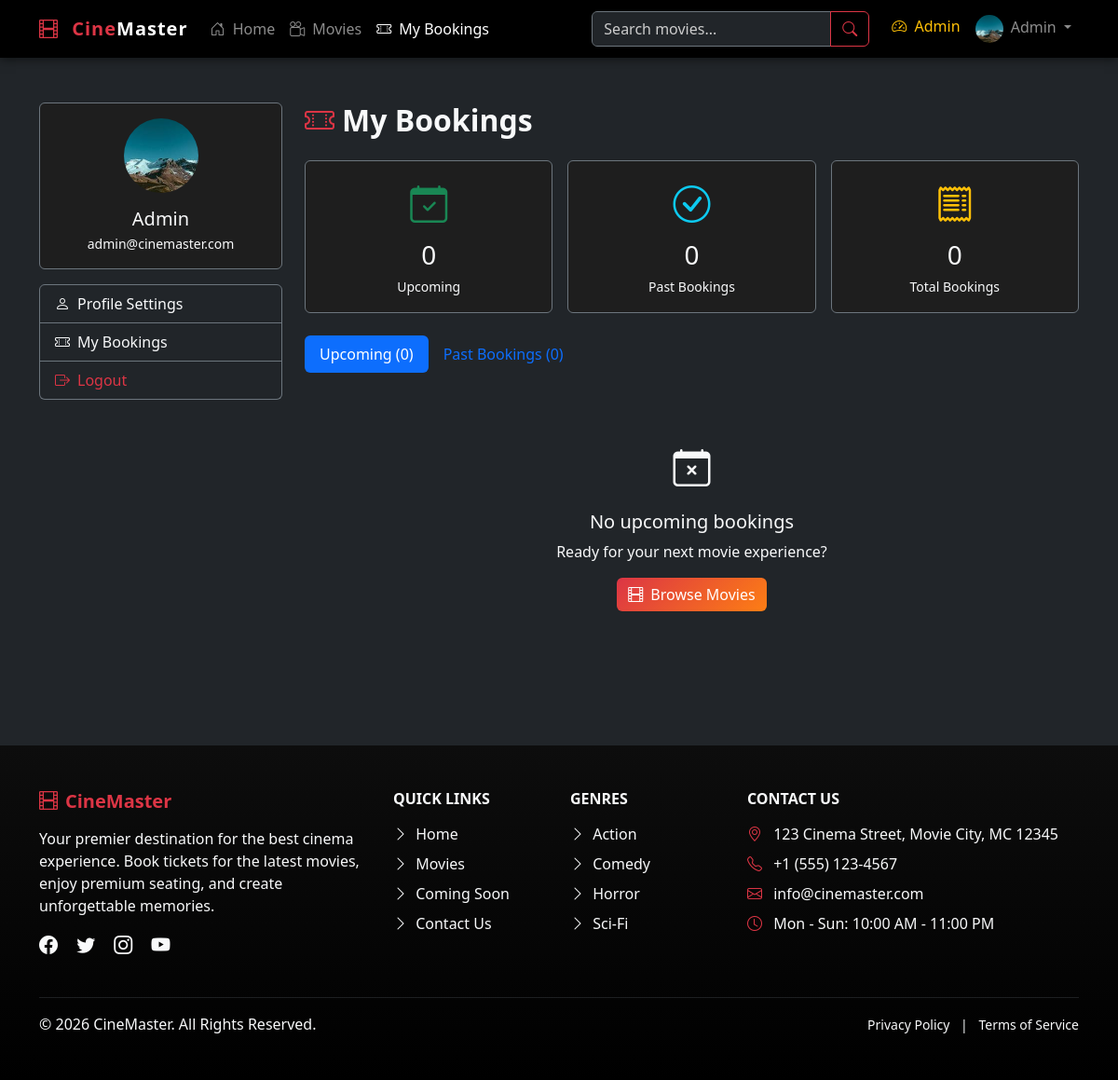
The app's page /user/my_bookings.php (signed in) with its own data.
### tables this page shows
CREATE TABLE users (
    id INT PRIMARY KEY AUTO_INCREMENT,
    name VARCHAR(100) NOT NULL,
    email VARCHAR(255) NOT NULL UNIQUE,
    password VARCHAR(255) NOT NULL,                     
    role ENUM('admin', 'user') DEFAULT 'user',          
    profile_photo VARCHAR(255) DEFAULT 'default.png',   
    is_verified TINYINT(1) DEFAULT 0,                   
    token VARCHAR(255) DEFAULT NULL,                    
    token_expire DATETIME DEFAULT NULL,                 
    remember_token VARCHAR(255) DEFAULT NULL,           
    created_at TIMESTAMP DEFAULT CURRENT_TIMESTAMP,
    updated_at TIMESTAMP DEFAULT CURRENT_TIMESTAMP ON UPDATE CURRENT_TIMESTAMP
);

### includes/auth_functions.php (called while the page is built, shortened)
<?php
function isLoggedIn() {
    if (isset($_SESSION['last_activity'])) {
        $inactive = time() - $_SESSION['last_activity'];
    }
    return true;
}
function isAdmin() {
    return isLoggedIn() && isset($_SESSION['user_role']) && $_SESSION['user_role'] === 'admin';
}
function getCurrentUser() {
    $pdo = getDBConnection();
    $stmt = $pdo->prepare("SELECT id, name, email, role, profile_photo, created_at FROM users WHERE id = ?");
    $stmt->execute([$_SESSION['user_id']]);
    return $stmt->fetch();
}
?>

### includes/helper_functions.php (called while the page is built, shortened)
<?php
function getUserBookings($userId) {
    $pdo = getDBConnection();
    $stmt = $pdo->prepare("
        SELECT b.*, s.start_time, s.price,
               m.title AS movie_title, m.poster_image,
               t.name AS theater_name,
               GROUP_CONCAT(st.seat_number SEPARATOR ', ') AS seats
        FROM bookings b
        JOIN showtimes s ON b.showtime_id = s.id
        JOIN movies m ON s.movie_id = m.id
        JOIN theaters t ON s.theater_id = t.id
        LEFT JOIN seats st ON b.id = st.booking_id
        WHERE b.user_id = ?
        GROUP BY b.id
        ORDER BY b.booking_date DESC
    ");
    $stmt->execute([$userId]);
    return $stmt->fetchAll();
}
?>

### user/my_bookings.php (the view, shortened to what this page needs)
<?php
$user = getCurrentUser();
$bookings = getUserBookings($_SESSION['user_id']);
$upcomingBookings = [];
$pastBookings = [];
include INCLUDES_PATH . 'header.php';
?>
<div class="container py-5">
    <div class="row">
        <div class="col-lg-3 mb-4">
            <div class="card bg-dark border-secondary">
                <div class="card-body text-light text-center">
                    <img src="<?php echo UPLOADS_URL; ?>/profiles/<?php echo $user['profile_photo'] ?? 'default.png'; ?>"
                         class="rounded-circle mb-3" width="80" height="80"
                         alt="Profile Photo"
                         onerror="this.src='<?php echo ASSETS_URL; ?>/images/default-avatar.png'"
                         style="object-fit: cover;">
                    <h5 class="mb-1"><?php echo htmlspecialchars($user['name']); ?></h5>
                    <p class="text-light small mb-0"><?php echo htmlspecialchars($user['email']); ?></p>
                </div>
            </div>
            <div class="list-group mt-3">
                <a href="<?php echo SITE_URL; ?>/user/profile.php" class="list-group-item list-group-item-action bg-dark text-light border-secondary">
                    <i class="bi bi-person me-2"></i>Profile Settings
                </a>
                <a href="<?php echo SITE_URL; ?>/user/my_bookings.php" class="list-group-item list-group-item-action bg-dark text-light border-secondary active">
                    <i class="bi bi-ticket-perforated me-2"></i>My Bookings
                </a>
                <a href="<?php echo SITE_URL; ?>/logout.php" class="list-group-item list-group-item-action bg-dark text-danger border-secondary">
                    <i class="bi bi-box-arrow-right me-2"></i>Logout
                </a>
            </div>
        </div>
        <div class="col-lg-9">
            <h2 class="fw-bold mb-4">
                <i class="bi bi-ticket-perforated text-danger me-2"></i>My Bookings
            </h2>
            <div class="row g-3 mb-4">
                <div class="col-md-4">
                    <div class="card bg-dark border-secondary h-100">
                        <div class="card-body text-light text-center">
                            <i class="bi bi-calendar-check text-success fs-1 mb-2 d-block"></i>
                            <h3 class="mb-1"><?php echo count($upcomingBookings); ?></h3>
                            <small class="text-light">Upcoming</small>
                        </div>
                    </div>
                </div>
                <div class="col-md-4">
                    <div class="card bg-dark border-secondary h-100">
                        <div class="card-body text-light text-center">
                            <i class="bi bi-check-circle text-info fs-1 mb-2 d-block"></i>
                            <h3 class="mb-1"><?php echo count($pastBookings); ?></h3>
                            <small class="text-light">Past Bookings</small>
                        </div>
                    </div>
                </div>
                <div class="col-md-4">
                    <div class="card bg-dark border-secondary h-100">
                        <div class="card-body text-light text-center">
                            <i class="bi bi-receipt text-warning fs-1 mb-2 d-block"></i>
                            <h3 class="mb-1"><?php echo count($bookings); ?></h3>
                            <small class="text-light">Total Bookings</small>
                        </div>
                    </div>
                </div>
            </div>
            <ul class="nav nav-pills mb-4" id="bookingTabs" role="tablist">
                <li class="nav-item" role="presentation">
                    <button class="nav-link active" id="upcoming-tab" data-bs-toggle="pill"
                            data-bs-target="#upcoming" type="button">
                        Upcoming (<?php echo count($upcomingBookings); ?>)
                    </button>
                </li>
                <li class="nav-item" role="presentation">
                    <button class="nav-link" id="past-tab" data-bs-toggle="pill"
                            data-bs-target="#past" type="button">
                        Past Bookings (<?php echo count($pastBookings); ?>)
                    </button>
                </li>
            </ul>
            <div class="tab-content" id="bookingTabsContent">
                <div class="tab-pane fade show active" id="upcoming" role="tabpanel">
                    <?php if (empty($upcomingBookings)): ?>
                        <div class="text-center py-5">
                            <i class="bi bi-calendar-x fs-1 text-light mb-3 d-block"></i>
                            <h5>No upcoming bookings</h5>
                            <p class="text-light">Ready for your next movie experience?</p>
                            <a href="<?php echo SITE_URL; ?>/movies.php" class="btn btn-danger">
                                <i class="bi bi-film me-2"></i>Browse Movies
                            </a>
                        </div>
                    <?php endif; ?>
                </div>
            </div>
        </div>
    </div>
</div>
<?php include INCLUDES_PATH . 'footer.php'; ?>

### includes/header.php (shortened to what this page needs)
<?php
$isLoggedIn = isLoggedIn();
$isAdminUser = isAdmin();
$currentUser = $isLoggedIn ? getCurrentUser() : null;
?>
<!DOCTYPE html>
<html lang="en">
<head>
    <link href="https://cdn.jsdelivr.net/npm/bootstrap@5.3.2/dist/css/bootstrap.min.css" rel="stylesheet">
    <link href="https://cdn.jsdelivr.net/npm/bootstrap-icons@1.11.1/font/bootstrap-icons.css" rel="stylesheet">
    <link href="<?php echo ASSETS_URL; ?>/css/style.css" rel="stylesheet">
</head>
<body class="bg-dark text-light">
    <nav class="navbar navbar-expand-lg navbar-dark bg-black sticky-top">
        <div class="container">
            <a class="navbar-brand fw-bold" href="<?php echo SITE_URL; ?>">
                <i class="bi bi-film me-2 text-danger"></i>
                <span class="text-danger">Cine</span>Master
            </a>
            <div class="collapse navbar-collapse" id="navbarMain">
                <ul class="navbar-nav me-auto mb-2 mb-lg-0">
                    <li class="nav-item">
                        <a class="nav-link <?php echo basename($_SERVER['PHP_SELF']) == 'index.php' ? 'active' : ''; ?>" href="<?php echo SITE_URL; ?>">
                            <i class="bi bi-house-door me-1"></i> Home
                        </a>
                    </li>
                    <li class="nav-item">
                        <a class="nav-link <?php echo basename($_SERVER['PHP_SELF']) == 'movies.php' ? 'active' : ''; ?>" href="<?php echo SITE_URL; ?>/movies.php">
                            <i class="bi bi-camera-reels me-1"></i> Movies
                        </a>
                    </li>
                    <?php if ($isLoggedIn): ?>
                        <li class="nav-item">
                            <a class="nav-link <?php echo basename($_SERVER['PHP_SELF']) == 'my_bookings.php' ? 'active' : ''; ?>" href="<?php echo SITE_URL; ?>/user/my_bookings.php">
                                <i class="bi bi-ticket-perforated me-1"></i> My Bookings
                            </a>
                        </li>
                    <?php endif; ?>
                </ul>
                <form class="d-flex me-3" action="<?php echo SITE_URL; ?>/search.php" method="GET">
                    <div class="input-group">
                        <input type="text" class="form-control bg-dark text-light border-secondary"
                               name="q" placeholder="Search movies..."
                               value="<?php echo isset($_GET['q']) ? htmlspecialchars($_GET['q']) : ''; ?>">
                        <button class="btn btn-outline-danger" type="submit">
                            <i class="bi bi-search"></i>
                        </button>
                    </div>
                </form>
                <ul class="navbar-nav">
                    <?php if ($isLoggedIn): ?>
                        <?php if ($isAdminUser): ?>
                            <li class="nav-item">
                                <a class="nav-link text-warning" href="<?php echo SITE_URL; ?>/admin/dashboard.php">
                                    <i class="bi bi-speedometer2 me-1"></i> Admin
                                </a>
                            </li>
                        <?php endif; ?>
                        <li class="nav-item dropdown">
                            <a class="nav-link dropdown-toggle" href="#" id="userDropdown" role="button"
                               data-bs-toggle="dropdown" aria-expanded="false">
                                <img src="<?php echo UPLOADS_URL; ?>/profiles/<?php echo $currentUser['profile_photo'] ?? 'default.png'; ?>"
                                     class="rounded-circle me-1" width="30" height="30" alt="Profile"
                                     onerror="this.src='<?php echo ASSETS_URL; ?>/images/default-avatar.png'">
                                <?php echo htmlspecialchars($currentUser['name'] ?? 'User'); ?>
                            </a>
                        </li>
                    <?php endif; ?>
                </ul>
            </div>
        </div>
    </nav>
    <main>

### assets/css/style.css (style rules this page uses)
:root { --cine-primary: #dc3545; --cine-secondary: #6c757d; --cine-dark: #121212; --cine-darker: #0d0d0d; --cine-card: #1e1e1e; --cine-border: #2d2d2d; --cine-text: #ffffff; --cine-muted: #ffffff; --cine-gold: #ffc107; --cine-gradient: linear-gradient(135deg, #dc3545 0%, #fd7e14 100%); }
body { background-color: var(--cine-dark); color: var(--cine-text); font-family: 'Segoe UI', system-ui, -apple-system, sans-serif; min-height: 100vh; }
a { color: var(--cine-primary); text-decoration: none; transition: color 0.3s ease; }
.navbar { box-shadow: 0 2px 10px rgba(0, 0, 0, 0.5); }
.navbar-brand { font-weight: 700; letter-spacing: 1px; }
.navbar-brand .bi-film { animation: pulse 2s infinite; }
.form-control::placeholder { color: #cccccc; }
.btn-danger { background: var(--cine-gradient); border: none; transition: all 0.3s ease; }
.card.bg-dark { background-color: var(--cine-card) !important; }

### records on screen
users: profile_photo (placeholder picture), name "Admin", email "admin@cinemaster.com"

### other values on screen
count($upcomingBookings) "0"
count($pastBookings) "0"
count($bookings) "0"
